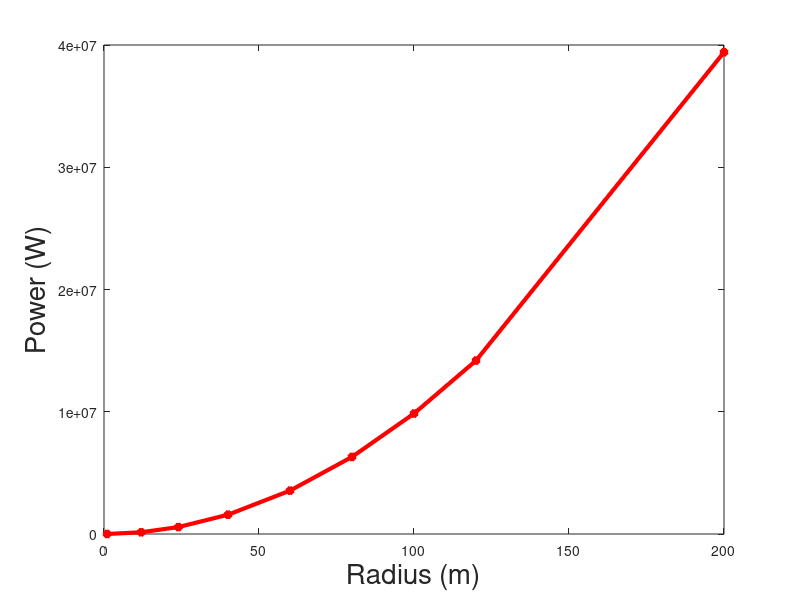

Write MATLAB code to recreate this figure.
% Turbine parameters
r = 12;
v = 8;
rho = 1.225;

%
% PART 1: Calculate the power out with v = 8m/s
%
wind_power = (rho*pi*(r^2)*(v^3))/2;     % You change this line 

%
% PART 2: Calculate the power vector
%
r_vals = [1, 12, 24, 40, 60, 80, 100, 120, 200]; 
power_output = (rho*pi*(r_vals.^2)*(v^3))/2;   % You change this line

% Plot figure(1)
figure(1);          % You add plot after this line
plot(r_vals, power_output,'-*', 'color','red','LineWidth',3)
ylabel('Power (W)', 'FontSize', 20)
xlabel('Radius (m)','FontSize', 20)

%
% PART 3: Calculate ratio between calculations using "for loops" or "vector operations"
%
% Calculate speed difference by repeating this 2xxxx times, record operation time using tic-toc function.
% If you do something once in a computer, its going to be too fast to measure differences 
% So we are going to do the calculation with "for loops" and then "vector operations" 2000 times each
%   which will result in measurable times.
%
% First Calculate power output for all r_vals using a single vector operation to give power_output_a
M = 2000;  %This is the variable name for the number of times you want to do the operation

tstart_1 = tic; % This starts the clock in Matlab and puts the stoipwatch starttime in tstart
for n = 1 : M  % This is the loop for calculating the power_output_a "M"
   power_output_a = (rho*pi*(r_vals.^2)*(v^3))/2;
end
T_v = toc(tstart_1); %"vector computation" execution time % Here you have to figure out how to get the current stopwatch time and calculate the average time for execution of one calculation T_v. See[6]

% Calculate power output using "for" loops, to yield the vector power_output_f
power_output_f = zeros(); % This is the variable we are using to store the output 
tstart_2 = tic; % As above we have to start the stopwatch
for n = 1 : M  %Again we are doing this 2000 times
    for this_r = r_vals
        power_output_f = (rho*pi*(this_r^2)*(v^3))/2;
    end   % Now in here goes the calculation of the power output for each value in r_val, and you are going to use a "for" loop to do that
end
T_f = toc(tstart_2); %"for" loop execution time %And now read the stopwatch and measure the time for execution of one calculation  T_f

% Compute time ratio. This should be a nunmber bigger than 1 because "for" loops are slower than vector math 
ratio = T_f/T_v;       % replace 1/2 with the ratio we want between T_v and T_f
fprintf('Execution time ratio: for loop / array operation = %f \n', ratio);
